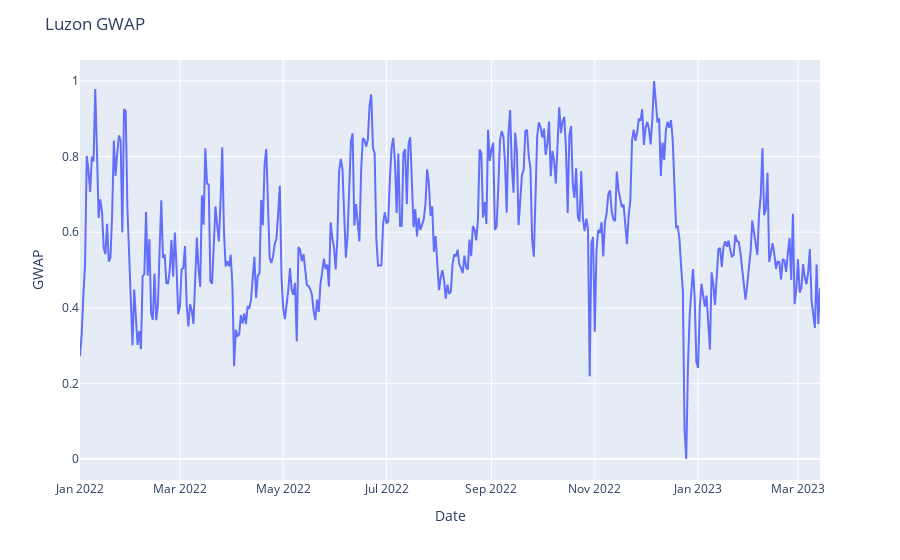
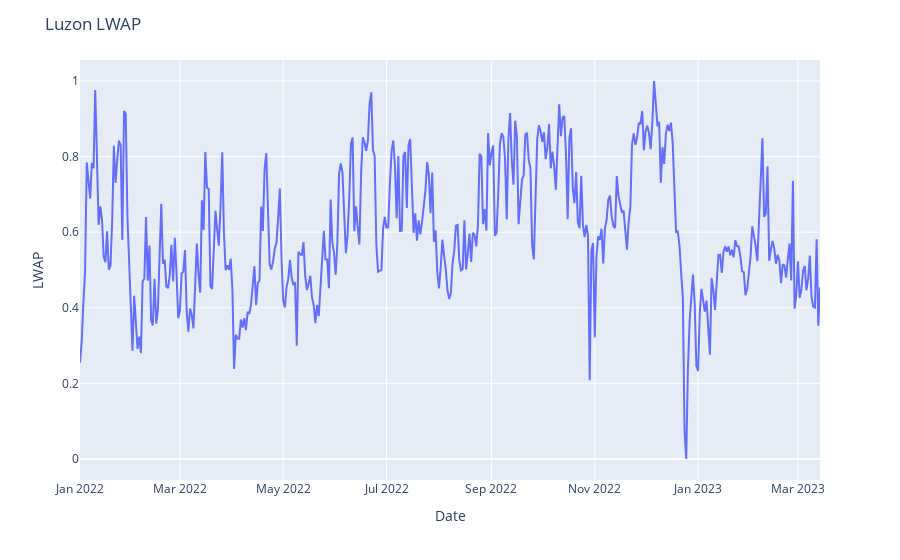

Notebook cell for these charts, in order:
### Code cell
#Plotting Train LWAP ang GWAP
# Create the line plot
luz_gwap_plot = px.line(LUZ_GWAP_train, x=LUZ_GWAP_train.index, y='GWAP')
luz_lwap_plot = px.line(LUZ_LWAP_train, x=LUZ_LWAP_train.index, y='LWAP')
# Set the title using the ticker value
luz_gwap_plot.update_layout(title=f"Luzon GWAP")
luz_lwap_plot.update_layout(title=f"Luzon LWAP")
# Display the plot
luz_gwap_plot.show()
luz_lwap_plot.show()

### Figure 1 — Plotly figure (JSON) as saved in the notebook; plotly's stock layout.template omitted (floating-point values rounded to 4 significant figures; data arrays with more than 128 entries replaced by an {"elided": "..."} marker saying what was removed)
{"data": [{"hovertemplate": "Date=%{x}<br>GWAP=%{y}<extra></extra>", "legendgroup": "", "line": {"color": "#636efa", "dash": "solid"}, "marker": {"symbol": "circle"}, "mode": "lines", "name": "", "orientation": "v", "showlegend": false, "type": "scatter", "x": {"elided": "438 str values"}, "xaxis": "x", "y": {"elided": "438 float values"}, "yaxis": "y"}], "layout": {"legend": {"tracegroupgap": 0}, "margin": {"t": 60}, "title": {"text": "Luzon GWAP"}, "xaxis": {"anchor": "y", "domain": [0, 1], "title": {"text": "Date"}}, "yaxis": {"anchor": "x", "domain": [0, 1], "title": {"text": "GWAP"}}}}

### Figure 2 — Plotly figure (JSON) as saved in the notebook; plotly's stock layout.template omitted (floating-point values rounded to 4 significant figures; data arrays with more than 128 entries replaced by an {"elided": "..."} marker saying what was removed)
{"data": [{"hovertemplate": "Date=%{x}<br>LWAP=%{y}<extra></extra>", "legendgroup": "", "line": {"color": "#636efa", "dash": "solid"}, "marker": {"symbol": "circle"}, "mode": "lines", "name": "", "orientation": "v", "showlegend": false, "type": "scatter", "x": {"elided": "438 str values"}, "xaxis": "x", "y": {"elided": "438 float values"}, "yaxis": "y"}], "layout": {"legend": {"tracegroupgap": 0}, "margin": {"t": 60}, "title": {"text": "Luzon LWAP"}, "xaxis": {"anchor": "y", "domain": [0, 1], "title": {"text": "Date"}}, "yaxis": {"anchor": "x", "domain": [0, 1], "title": {"text": "LWAP"}}}}
